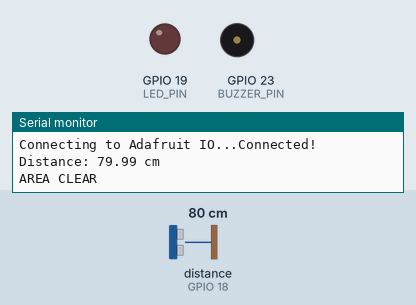
Bench run of a sketch on a simulated ESP32. Parts: output pins drawn as LEDs (lit = HIGH), buzzer (waves = sounding, pin HIGH), the last lines printed to the serial monitor. Wiring (from diagram.json): ultrasonic range finder: trigger GPIO 5; echo GPIO 18. The test bench sets the inputs (shaded band); at power-on: distance to the obstacle (sensor on GPIO 18) 80 cm. The echo pulse lasts 58.3 µs per cm; WiFi joins after 1.5 s; servers stay silent unless stated; no MQTT or app messages arrive unless stated; pins used as bus, display or sensor lines are not drawn.

Above: at 2.7 s.
2.8 s: distance to the obstacle (sensor on GPIO 18) set to 56 cm
5.5 s: distance to the obstacle (sensor on GPIO 18) set to 45 cm
At 6.7 s:
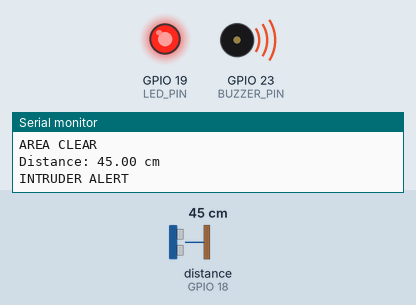
8.2 s: distance to the obstacle (sensor on GPIO 18) set to 60 cm
At 10.1 s:
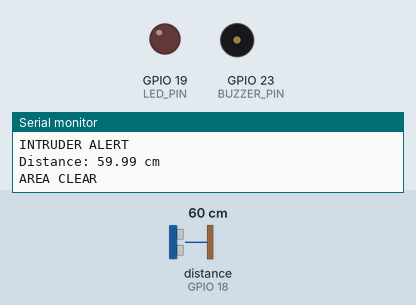
11.0 s: distance to the obstacle (sensor on GPIO 18) set to 2 cm
At 12.9 s:
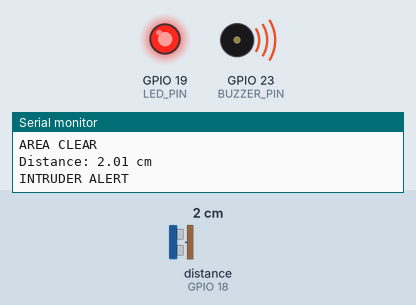
Timing chart, 0 to 14.4 s (numbered marks = the images above; inputs shaded):
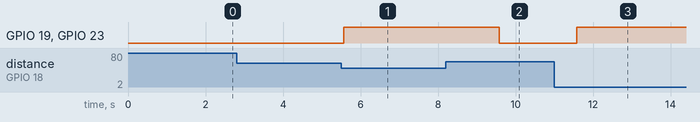

Measured:
- the behaviour switches between 51 and 50 cm on distance to the obstacle (sensor on GPIO 18) (found by bisection; images 0 and 1)
- after the input at 5.5 s, GPIO 19 (LED_PIN), GPIO 23 (BUZZER_PIN): LOW → HIGH after 0.07 s
- after the input at 8.2 s, GPIO 19 (LED_PIN), GPIO 23 (BUZZER_PIN): HIGH → LOW after 1.4 s
- after the input at 11.0 s, GPIO 19 (LED_PIN), GPIO 23 (BUZZER_PIN): LOW → HIGH after 0.58 s

The sketch:

sketch.ino
```cpp
#include <WiFi.h>
#include <PubSubClient.h>

#define TRIG_PIN 5
#define ECHO_PIN 18
#define LED_PIN 19
#define BUZZER_PIN 23

// WiFi settings for Wokwi
const char* ssid = "Wokwi-GUEST";
const char* wifiPassword = "";

// Adafruit IO credentials
const char* aioUsername = "vinothini03";
const char* aioKey = "YOUR_ADAFRUIT_IO_KEY";

// MQTT settings
const char* mqttServer = "io.adafruit.com";
const int mqttPort = 1883;

WiFiClient espClient;
PubSubClient client(espClient);

long duration;
float distance;

void connectWiFi() {
  WiFi.begin(ssid, wifiPassword);

  Serial.print("Connecting to WiFi");

  while (WiFi.status() != WL_CONNECTED) {
    delay(500);
    Serial.print(".");
  }

  Serial.println("\nWiFi Connected!");
}

void connectMQTT() {
  while (!client.connected()) {
    Serial.print("Connecting to Adafruit IO...");

    if (client.connect("ESP32SecurityNode", aioUsername, aioKey)) {
      Serial.println("Connected!");
    } else {
      Serial.print("Failed. State: ");
      Serial.println(client.state());
      delay(3000);
    }
  }
}

void setup() {
  Serial.begin(115200);

  pinMode(TRIG_PIN, OUTPUT);
  pinMode(ECHO_PIN, INPUT);
  pinMode(LED_PIN, OUTPUT);
  pinMode(BUZZER_PIN, OUTPUT);

  connectWiFi();

  client.setServer(mqttServer, mqttPort);

  Serial.println("IoT Security Node Started");
}

void loop() {
  if (!client.connected()) {
    connectMQTT();
  }

  client.loop();

  digitalWrite(TRIG_PIN, LOW);
  delayMicroseconds(2);

  digitalWrite(TRIG_PIN, HIGH);
  delayMicroseconds(10);
  digitalWrite(TRIG_PIN, LOW);

  duration = pulseIn(ECHO_PIN, HIGH, 30000);

  if (duration > 0) {
    distance = duration * 0.0343 / 2;

    String status;

    if (distance < 50) {
      digitalWrite(LED_PIN, HIGH);
      digitalWrite(BUZZER_PIN, HIGH);
      status = "INTRUDER ALERT";
    } else {
      digitalWrite(LED_PIN, LOW);
      digitalWrite(BUZZER_PIN, LOW);
      status = "AREA CLEAR";
    }

    Serial.print("Distance: ");
    Serial.print(distance);
    Serial.println(" cm");

    Serial.println(status);

    client.publish("vinothini03/feeds/security-distance",
                   String(distance, 2).c_str());

    client.publish("vinothini03/feeds/security-status",
                   status.c_str());
  }

  delay(2000);
}
```
